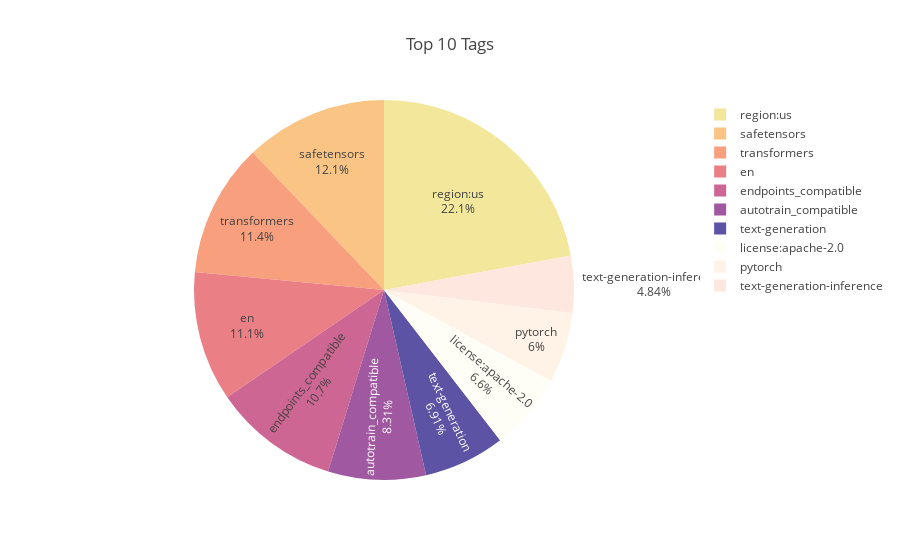

This figure's notebook cell:
### Markdown cell above
# Camembert de Tags

### Code cell
# Extraire les tags
tags_series = pd.Series([tag for sublist in df['Tags'].dropna() for tag in sublist])

# Calculer la fréquence des tags
if not tags_series.empty:
    tag_counts = tags_series.value_counts().reset_index(name="count")
    
    # Visualisation en pie chart
    fig_tags = px.pie(
        tag_counts.head(10),
        names="index",
        values="count",
        title="Top 10 Tags",
        color_discrete_sequence=px.colors.sequential.Sunset
    )
    fig_tags.update_traces(textinfo='percent+label')
    
    # Afficher le graphique
    fig_tags.show()
else:
    print("Aucun tag disponible.")

### Figure 1 — Plotly figure (JSON) as saved in the notebook; plotly's stock layout.template omitted (floating-point values rounded to 4 significant figures)
{"data": [{"domain": {"x": [0, 1], "y": [0, 1]}, "hovertemplate": "index=%{label}<br>count=%{value}<extra></extra>", "labels": ["region:us", "safetensors", "transformers", "en", "endpoints_compatible", "autotrain_compatible", "text-generation", "license:apache-2.0", "pytorch", "text-generation-inference"], "legendgroup": "", "name": "", "showlegend": true, "textinfo": "percent+label", "type": "pie", "values": [994, 546, 511, 498, 481, 374, 311, 297, 270, 218]}], "layout": {"legend": {"tracegroupgap": 0}, "piecolorway": ["rgb(243, 231, 155)", "rgb(250, 196, 132)", "rgb(248, 160, 126)", "rgb(235, 127, 134)", "rgb(206, 102, 147)", "rgb(160, 89, 160)", "rgb(92, 83, 165)"], "title": {"text": "Top 10 Tags"}}}
